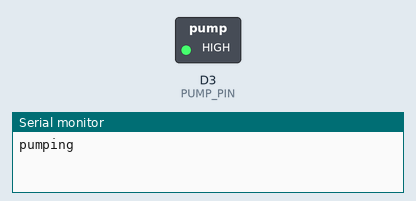
This sketch was run on a simulated ESP8266 (NodeMCU). Parts: switched loads named in the sketch (green lamp = pin HIGH), the last lines printed to the serial monitor.

Above: at 1.0 s.
At 3.0 s:
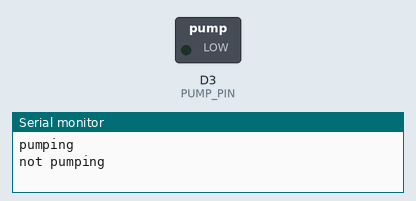
Timing chart, 0 to 5.2 s (numbered marks = the images above):
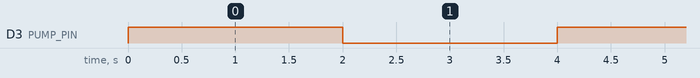

Measured:
- by itself, D3 (PUMP_PIN): alternates HIGH for 2.0 s and LOW for 2.0 s

The sketch:

testpump.ino
```cpp
const int PUMP_PIN = D3;

void setup() {
  Serial.begin(115200);
  pinMode(PUMP_PIN, OUTPUT);
}

void loop() {
  Serial.println("pumping");
  digitalWrite(PUMP_PIN, HIGH);
  delay(2000);
  Serial.println("not pumping");
  digitalWrite(PUMP_PIN, LOW);
  delay(2000);
}
```
